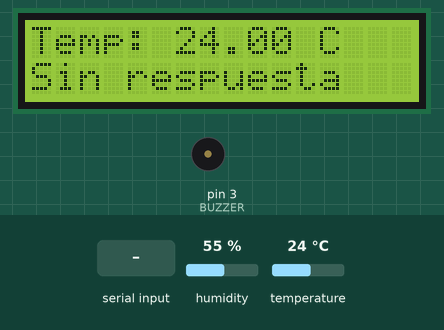
Recording of a sketch running on a simulated Arduino Uno, built with avr-gcc and run on an emulated ATmega328P. Parts: 16×2 character LCD, buzzer (waves = sounding, pin HIGH). Inputs (shaded band) come from the test bench; at power-on: temperature 24 °C, humidity 55 %. What the sketch prints to the serial monitor is not drawn.

Above: at 1.7 s.
1.8 s: "ALERTA\n" received over the second serial link
At 5.1 s:
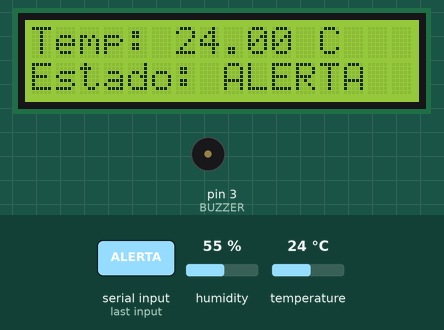
5.4 s: "1\n" received over the second serial link
At 6.9 s:
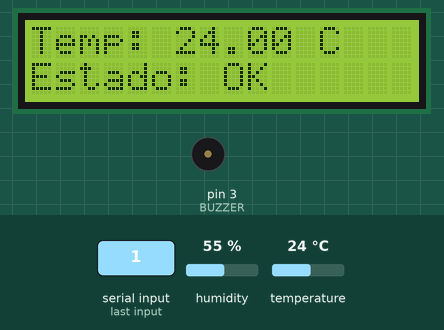
11.0 s: temperature set to 12 °C
At 13.5 s:
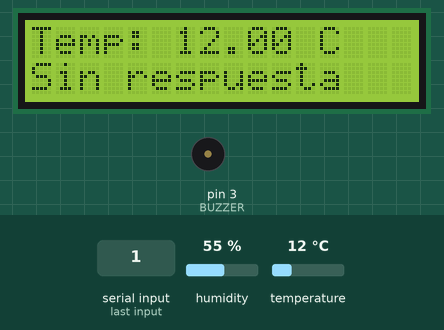
14.0 s: temperature set to 19 °C
At 16.8 s:
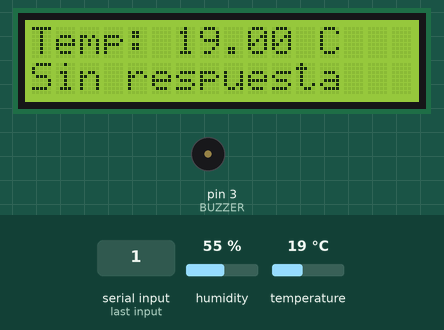
17.1 s: "ALERTA\n" received over the second serial link
At 17.78 s:
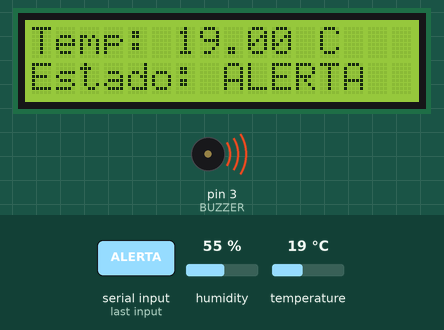
24.9 s: temperature set to 28 °C
At 29.0 s:
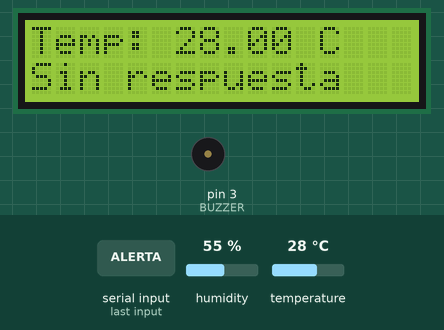
Timing chart, 0 to 30.5 s (numbered marks = the images above; inputs shaded):
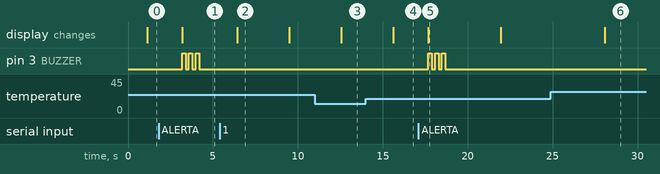

The sketch:

ArduinoEmisor.ino
```cpp
// -------------------- Librerías --------------------
#include <DHT.h>
#include <LiquidCrystal_I2C.h>
#include <Wire.h>
#include <SoftwareSerial.h>

// -------------------- Definiciones --------------------
#define DHTPIN 2
#define DHTTYPE DHT11
#define BUZZER 3
#define RX 10
#define TX 11

DHT dht(DHTPIN, DHTTYPE);
LiquidCrystal_I2C lcd(0x27, 16, 2);
SoftwareSerial mySerial(RX, TX); // RX ← Receptor, TX → Receptor

void setup() {
  Serial.begin(9600);
  mySerial.begin(9600);

  dht.begin();
  lcd.init();
  lcd.backlight();

  pinMode(BUZZER, OUTPUT);
  digitalWrite(BUZZER, LOW);

  Serial.println("Emisor listo");
}

void loop() {
  float temp = dht.readTemperature();

  if (isnan(temp)) {
    Serial.println("Error al leer el sensor DHT");
    return;
  }

  Serial.print("Temperatura medida: ");
  Serial.println(temp);
  mySerial.println(temp);

  // Esperar respuesta (1s máx)
  unsigned long startTime = millis();
  while (!mySerial.available() && millis() - startTime < 1000) {}

  lcd.clear();
  lcd.setCursor(0, 0);
  lcd.print("Temp: ");
  lcd.print(temp);
  lcd.print(" C");

  lcd.setCursor(0, 1);
  if (mySerial.available()) {
    String respuesta = mySerial.readStringUntil('\n');
    respuesta.trim();
    Serial.print("Respuesta: ");
    Serial.println(respuesta);

    if (respuesta == "ALERTA") {
      lcd.print("Estado: ALERTA");
      for (int i = 0; i < 3; i++) {
        digitalWrite(BUZZER, HIGH);
        delay(200);
        digitalWrite(BUZZER, LOW);
        delay(200);
      }
    } else {
      lcd.print("Estado: OK");
      digitalWrite(BUZZER, LOW);
    }
  } else {
    Serial.println("No se recibió respuesta");
    lcd.print("Sin respuesta");
  }

  delay(2000);
}
```

Measured:
- after the input at 1.8 s, pin 3 (BUZZER): alternates HIGH for 0.20 s and LOW for 0.20 s, 6 changes in all, then stays LOW, starting after 1.4 s; the display: changes after 1.4 s (image 1)
- after the input at 5.4 s, the display: changes after 1.0 s (image 2)
- after the input at 11.0 s, the display: changes after 1.6 s (image 3)
- after the input at 14.0 s, the display: changes after 1.6 s (image 4)
- after the input at 17.1 s, pin 3 (BUZZER): alternates HIGH for 0.20 s and LOW for 0.20 s, 6 changes in all, then stays LOW, starting after 0.59 s; the display: changes after 0.59 s (image 5)
- after the input at 24.9 s, the display: changes after 3.2 s (image 6)
- what the display in image 2 shows lasts 3.1 s, from 6.4 s to 9.5 s
